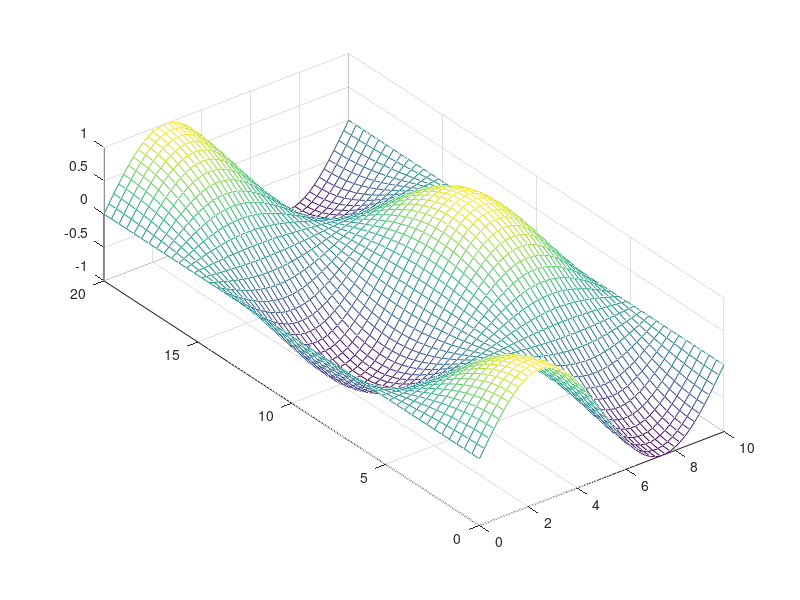

This chart was generated by the following MATLAB code: (Note: this script raises an error after producing the figure.)
clc
clear
close all

printfigure = 1;

Length_x = 10;  
Length_y = 20;  
Time = 200;   % Zetiraum
step_length_x = 0.2;
step_length_y = 0.4;
step_time = 5;
x = 0 : step_length_x : Length_x;
y = 0 : step_length_y : Length_y;
t = 0 : step_time : Time;
N_length_x = length(x);
N_length_y = length(y);
N_time = length(t);

k = 0.1;

f = zeros(N_length_x, N_length_y, N_time);  % Temperaturmatrix
for m = 1 : N_length_x
    for n = 1 : N_length_y
        f(m,n,1) = sin(x(m) / Length_x * 2 * pi) * cos(y(n) / Length_y * 2 * pi);
    end
end

[Y,X] = meshgrid(y,x);
mesh(X,Y,squeeze(f(:,:,1)));
caxis([-1 1])
pbaspect([1 Length_y/Length_x 0.5])
setmesh('Anfangsbedingung','$x$','$y$','$f$','T_2D_homo_fdm_inital_condition',printfigure)

A = (step_length_x ^ 2 * step_length_y ^ 2) / (step_length_x ^ 2 * step_length_y ^ 2 + 2 * k * step_time * (step_length_x ^ 2 + step_length_y ^ 2));
B = (k * step_time * step_length_x ^ 2) / (step_length_x ^ 2 * step_length_y ^ 2 + 2 * k * step_time * (step_length_x ^ 2 + step_length_y ^ 2));
C = (k * step_time * step_length_y ^ 2) / (step_length_x ^ 2 * step_length_y ^ 2 + 2 * k * step_time * (step_length_x ^ 2 + step_length_y ^ 2));

% H = speye(N_length_x * N_length_y * N_time);

index = @(m,n,l) (l-1) * N_length_x *N_length_y + (n-1) * N_length_x + m;

row = [];
colum = [];
value = [];
row_b = [];
colum_b = [];
value_b = [];

for m = 2 : N_length_x - 1
    for n = 2 : N_length_y - 1
        for l = 2 : N_time
            row = [row ; index(m,n,l); index(m,n,l); index(m,n,l); index(m,n,l); index(m,n,l); index(m,n,l)];
            colum = [colum; index(m,n,l); index(m,n,l-1); index(m,n-1,l); index(m,n+1,l); index(m-1,n,l); index(m+1,n,l)];
            value = [value; -1; A; B; B; C; C];
        end
    end
end

length_edge_x = [1, N_length_x];
for m = 1 : 2
    for n = 1 : N_length_y
        for l = 2 : N_time
            row = [row ; index(length_edge_x(m),n,l); index(length_edge_x(m),n,l)];
            colum = [colum; index(length_edge_x(m),n,l); index(length_edge_x(m)-sign(length_edge_x(m)-N_length_x/2),n,l)];
            value = [value; -1; 1];
        end
    end
end

length_edge_y = [1, N_length_y];
for m = 2 : N_length_x - 1
    for n = 1 : 2
        for l = 2 : N_time
            row = [row ; index(m,length_edge_y(n),l); index(m,length_edge_y(n),l)];
            colum = [colum; index(m,length_edge_y(n),l); index(m,length_edge_y(n)-sign(length_edge_y(n)-N_length_y/2),l)];
            value = [value; -1; 1];
        end
    end
end

for m = 1 : N_length_x
    for n = 1 : N_length_y
        row = [row ; index(m,n,1)];
        colum = [colum; index(m,n,1)];
        value = [value; 1];
        row_b = [row_b; index(m,n,1)];
        colum_b = [colum_b; 1];
        value_b = [value_b; f(m,n,1)];
    end
end

H = sparse(row,colum,value,N_length_x * N_length_y * N_time,N_length_x * N_length_y * N_time);
b = sparse(row_b,colum_b,value_b,N_length_x*N_length_y*N_time,1);

T = H\b;
for m = 1 : N_length_x
    for n = 1 : N_length_y
        for l = 2 : N_time
            f(m,n,l) = T(index(m,n,l));
        end
    end
end

figure
for n = 1 : N_time
    mesh(X,Y,squeeze(f(:,:,n)))
    zlim([-1.5 1.5])
    pbaspect([1 Length_y/Length_x 0.5])
    setmesh('Temperaturverteilung','$x$','$y$','$f$','T_2D_homo_fdm',0)
    set(gcf,'outerposition',get(0,'screensize'));
    txt = ['$t = ',num2str((n-1)*step_time),'$'];
    TEXT = text(8,0,0.6,txt,'FontSize',60);
    set(TEXT,'Interpreter','latex')
    caxis([-1 1])
    drawnow
    frame=getframe(gcf);
    imind=frame2im(frame);
    [imind,cm] = rgb2ind(imind,256);
    if printfigure == 1
        if n==1
             imwrite(imind,cm,'T_2D_homo_fdm.gif','gif', 'Loopcount',inf,'DelayTime',1e-6);
        else
             imwrite(imind,cm,'T_2D_homo_fdm.gif','gif','WriteMode','append','DelayTime',1e-6);
        end
    end
end

figure
for n = 1 : 6
    a = round((N_time - 1) / 5 * (n - 1)) + 1;
    mesh(X,Y,squeeze(f(:,:,a)))
    zlim([-1.5 1.5])
    pbaspect([1 Length_y/Length_x 0.5])
    set(gcf,'outerposition',get(0,'screensize'));
    txt = ['$t = ',num2str(t(a)),'$'];
    TEXT = text(8,0,0.6,txt,'FontSize',60);
    set(TEXT,'Interpreter','latex')
    caxis([-1 1])
    drawnow
    name = ['T_2D_homo_fdm_shot_',num2str(n)];
    setmesh('','$x$','$y$','$f$',name,printfigure)
end

close all
